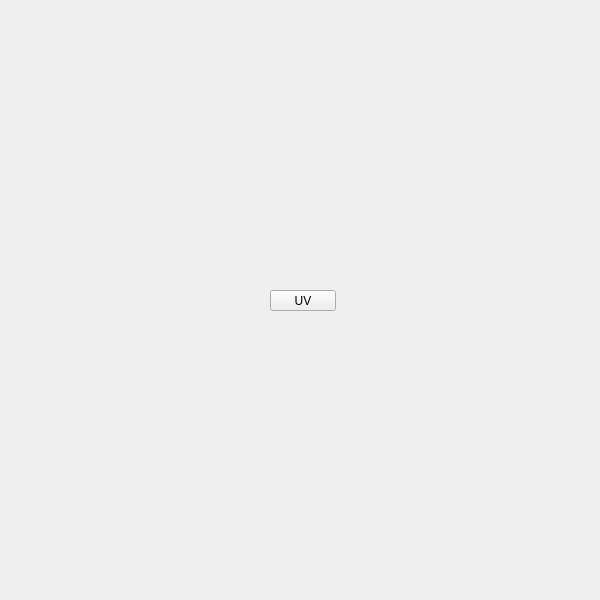
<?xml version="1.0" encoding="UTF-8"?>
<ui version="4.0">
 <class>QtUi</class>
 <widget class="QMainWindow" name="QtUi">
  <property name="enabled">
   <bool>true</bool>
  </property>
  <property name="geometry">
   <rect>
    <x>0</x>
    <y>0</y>
    <width>600</width>
    <height>600</height>
   </rect>
  </property>
  <property name="sizePolicy">
   <sizepolicy hsizetype="Ignored" vsizetype="Ignored">
    <horstretch>0</horstretch>
    <verstretch>0</verstretch>
   </sizepolicy>
  </property>
  <property name="minimumSize">
   <size>
    <width>0</width>
    <height>0</height>
   </size>
  </property>
  <property name="maximumSize">
   <size>
    <width>600</width>
    <height>600</height>
   </size>
  </property>
  <property name="cursor">
   <cursorShape>ArrowCursor</cursorShape>
  </property>
  <property name="windowTitle">
   <string>Toolkit</string>
  </property>
  <property name="whatsThis">
   <string>main</string>
  </property>
  <property name="toolButtonStyle">
   <enum>Qt::ToolButtonIconOnly</enum>
  </property>
  <property name="tabShape">
   <enum>QTabWidget::Triangular</enum>
  </property>
  <property name="dockNestingEnabled">
   <bool>true</bool>
  </property>
  <property name="dockOptions">
   <set>QMainWindow::AllowNestedDocks|QMainWindow::AllowTabbedDocks|QMainWindow::AnimatedDocks|QMainWindow::ForceTabbedDocks</set>
  </property>
  <widget class="QWidget" name="mainWindow">
   <property name="sizePolicy">
    <sizepolicy hsizetype="Ignored" vsizetype="Ignored">
     <horstretch>0</horstretch>
     <verstretch>0</verstretch>
    </sizepolicy>
   </property>
   <widget class="QPushButton" name="i018">
    <property name="geometry">
     <rect>
      <x>270</x>
      <y>290</y>
      <width>66</width>
      <height>21</height>
     </rect>
    </property>
    <property name="minimumSize">
     <size>
      <width>0</width>
      <height>21</height>
     </size>
    </property>
    <property name="maximumSize">
     <size>
      <width>16777215</width>
      <height>21</height>
     </size>
    </property>
    <property name="whatsThis">
     <string>uv</string>
    </property>
    <property name="text">
     <string>UV</string>
    </property>
   </widget>
  </widget>
 </widget>
 <resources/>
 <connections/>
 <designerdata>
  <property name="gridDeltaX">
   <number>5</number>
  </property>
  <property name="gridDeltaY">
   <number>10</number>
  </property>
  <property name="gridSnapX">
   <bool>true</bool>
  </property>
  <property name="gridSnapY">
   <bool>true</bool>
  </property>
  <property name="gridVisible">
   <bool>true</bool>
  </property>
 </designerdata>
</ui>
